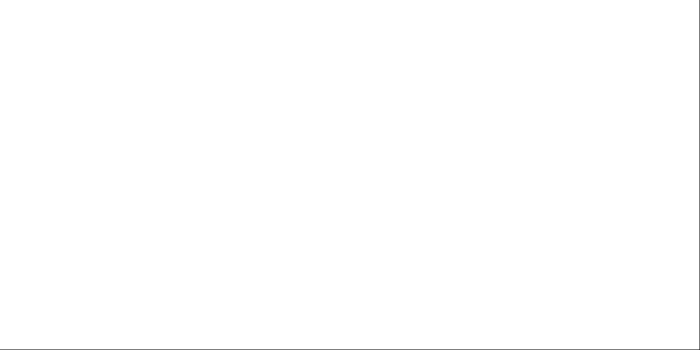
Frame 1 (no input)
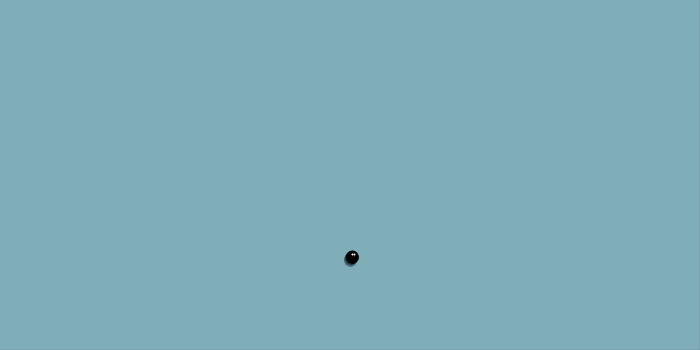
Frame 60 (the mouse pressed at the canvas centre just before this capture)
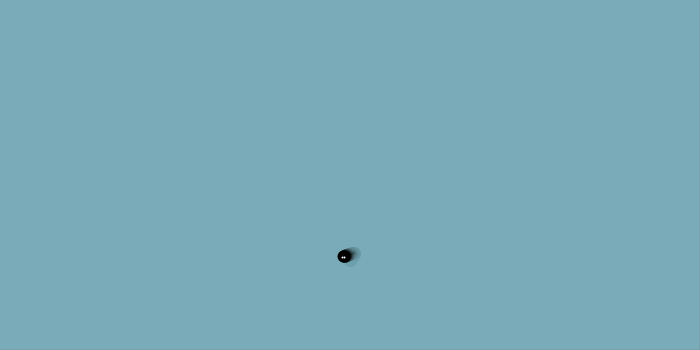
Frame 120 (the mouse held since frame 60 and released just before this capture)

The Processing sketch that drew these frames (run headless with seeded random() and noise(); from frame 60 on, the mouse is pressed at the canvas centre):

// Processing sketch: processing_62416
// ── processing_62416.pde

// ripples - multiples
// hair? antennae?
//work with interaction more
int[] x = {
  19, 1, 3, 5, 7, 9, 11, 13, 15, 17, 3, 12, 8, 7, 6, 9, 11, 13, 16, 15, 17, 19, 16, 14, 18, 20, 2, 8, 5, 10, 14, 10, 4, 6, 12, 4
};
int[] y = {
  0, 0, 0, 0, 0, 0, 0, 0, 0, 0, 2, 3, 3, 2, 1, 2, 2, 2, 1, 2, 2, 2, 3, 3, 1, 1, 1, 1, 2, 1, 1, 3, 1, 3, 1, 3
};

int boxX = 350;
int boxY = 250;

int rippleDelay = 0;

int boxSpacing = 30;
int boxSize = 5;
int lastKey = 48;

float ellipsemodX = 0;
float ellipsemodY = 0;

float sw = 12;

float wanderX = 0;
float wanderY = 0;
int wanderTimer = 0;

int delayTimer = 0;

int explodeCount = 0;
int explodeOccur = 0;
float[] hStack = new float [50];
float[] hStack_ = new float [50];
float t[] = new float [50];
int explodeTimer = 0;
int explodeShake = 0;

float eyesTheta = 0;
float eyesTheta_ = 0;

int[] rippleX_ = new int [100];
int[] rippleY_ = new int [100];
int[] rippleSize = new int [130];
int rippleArrayCount = 0;

float[] ErippleX_ = new float [100];
float[] ErippleY_ = new float [100];
float[] ErippleSize = new float [130];
int ErippleArrayCount = 0;

float ellipseX = 350;
float ellipseY = 250;
float[] ellipseX_ = new float [20];
float[] ellipseY_ = new float [20];
float[] ellipsemodX_ = new float [20];
float[] ellipsemodY_ = new float [20];


int lineStackHL = 0;
int lineStackHR = 0;
int lineStackVU = 0;
int lineStackVD = 0;
int shapeTimer = 0;
boolean shapeTimerOn = false;
float temp = 0;
float[] temp_ = new float[20];

int keyStoreY;
int keyStoreX;
float r = 0;

float esw = 1;
float ellipseH = 10;
float[] ellipseH_ = new float [20];
float ellipseHactual = 10;

float kstroke = 0;

float startup = 1;

int stage = 0;

int emergeAble = 0;

float theta2 = 0;

float[] tailX = new float [360];
float[] tailY = new float [360];

float v = 0;
float[] v_ = new float [20];
float c = 0;
float[] c_ = new float [20];
float i;
float h;
int negCheck = 1;

color g = color(112, 198, 162);
color b = color(112, 146, 198);
float colvar = 0.5;



void setup() {
  size (700, 350);
  background(255);
  smooth();
  int i = 0;
  while (i<36) {
    y[i] = y[i]*2;
    i++;
  }
  thetaGenerate();
  int w = 0;
  while (w<100) {
    rippleX_[w] = -100;
    rippleY_[w] = -100;
    rippleSize[w] = 0;
    ErippleX_[w] = -100;
    ErippleY_[w] = -100;
    ErippleSize[w] = sw;
    w++;
  }
  int l = 0;
  while (l<20) {
    ellipseX_[l] = 350;
    ellipseY_[l] = 250;
    ellipsemodX_[l] = 350;
    ellipsemodY_[l] = 250;
    l++;
  }
  startup = 30;
}

void draw() {
  println(colvar);
  colvar = colvar+lineStackHL/2-lineStackHR/2;
    color water = lerpColor(b, g, colvar);
  if (explodeOccur == 1) {
    explodeOccurs();
    if (explodeTimer>30) {
      fill(water, 100);
      //  fill(255, 255);
    }
    else {
      fill(water, 20);
      //   fill(255, 255);
    }
    rectMode (CENTER);
    rect (width/2, height/2, width+width/2, height+height/2);
  }
  if (stage == 0) {
    fill(water, 20);
    //fill(255, 255);
    rectMode (CENTER);
    rect (width/2, height/2, width+width/2, height+height/2);
    temp_[0] = temp;
    if ((keyPressed)&&((ellipseX>boxX+20)||(ellipseX<boxX-20)||(ellipseY>boxY+20)||(ellipseY<boxY-20))) {
      temp = temp-dist(ellipseX, ellipseY, boxX, boxY)/1200;
    }
    else {
      temp = temp-dist(ellipseX, ellipseY, boxX, boxY)/1200;
    }
    ripple();
    //  /  emerge();
    explodeCount();
    wanderTimer();
    int g = 19;
    while (g>0) {
      ellipseX_[g] = ellipseX_[g-1];
      ellipseY_[g] = ellipseY_[g-1];
      ellipsemodX_[g] = ellipsemodX_[g-1];
      ellipsemodY_[g] = ellipsemodY_[g-1];
      ellipseH_[g] = ellipseH_[g-1];
      temp_[g] = temp_[g-1];
      g = g-1;
    }
    ellipsemodX_[0] = ellipsemodX;
    ellipsemodY_[0] = ellipsemodY;
    strokeWeight(sw);
    if ((keyPressed)&&((ellipseX>boxX+45)||(ellipseX<boxX-45)||(ellipseY>boxY+45)||(ellipseY<boxY-45))) {
      //   /   wake();
      strokeWeight(sw*0.8);
      delayTimer++;
      if (delayTimer > 10) {
        ellipsemodX = (boxX-ellipseX)/45;
        ellipsemodY = (boxY-ellipseY)/45;
        delayTimer = 0;
      }
    }
    else {
      if (((lastKey<=57)&&(lastKey>=48)&&(keyStoreX != x[lastKey-48]))||((lastKey<=90)&&(lastKey>=65)&&(keyStoreX != x[lastKey-55]))) {
      }
      delayTimer++;
      if (delayTimer > 10) {
        ellipsemodX = (boxX-ellipseX+wanderX)/80;
        ellipsemodY = (boxY-ellipseY+wanderY)/80;
        delayTimer = 0;
      }
    }
    ellipseH_[0] = ellipseH;
    ///    ellipseH = (sqrt(sq(boxX-(ellipseX+ellipseH*sin(temp)))+sq(boxY-(ellipseY+ellipseH*cos(temp)))));
    ellipseX_[0] = ellipseX;
    ellipseY_[0] = ellipseY;
    ellipseX = ellipseX+ellipsemodX;
    ellipseY = ellipseY+ellipsemodY;
    stroke(0);
    //   point (ellipseX, ellipseY);
    //   line (ellipseX, ellipseY, ellipseX-ellipsemodX_, ellipseY-ellipsemodY_);
    // point (ellipseX+10*sin(temp), ellipseY+10*cos(temp));
    line(ellipseX+ellipseH*sin(temp), ellipseY+ellipseH*cos(temp), ellipseX_[0]-ellipsemodX_[0]+ellipseH_[0]*sin(temp_[0]), ellipseY_[0]-ellipsemodY_[0]+ellipseH_[0]*cos(temp_[0]));
    eyesTheta_ = eyesTheta_;
    int k = 1;
    while (k<20){
      strokeWeight (10-kstroke/2);
    line(ellipseX_[k]-ellipsemodX_[k]+ellipseH_[k]*sin(temp_[k]), ellipseY_[k]-ellipsemodY_[k]+ellipseH_[k]*cos(temp_[k]), ellipseX_[k-1]-ellipsemodX_[k-1]+ellipseH_[k-1]*sin(temp_[k-1]), ellipseY_[k-1]-ellipsemodY_[k-1]+ellipseH_[k-1]*cos(temp_[k-1]));
    kstroke++;
    k++;
    }
    kstroke = 0;
    if ((ellipseX+ellipseH*cos(temp)-(ellipseX-ellipsemodX_[0]+ellipseH*cos(temp_[0])))<0) {
      eyesTheta = -asin((ellipseY+ellipseH*cos(temp)-(ellipseY-ellipsemodY_[0]+ellipseH*cos(temp_[0])))/(sqrt(sq((ellipseX+ellipseH*sin(temp))-(ellipseX-ellipsemodX_[0]+ellipseH*sin(temp_[0])))+sq((ellipseY+ellipseH*cos(temp))-(ellipseY-ellipsemodY_[0]+ellipseH*cos(temp_[0]))))));
    }
    if ((ellipseY+ellipseH*cos(temp)-(ellipseY-ellipsemodY_[0]+ellipseH*cos(temp_[0])))<0) {
      eyesTheta = -asin((ellipseX+ellipseH*sin(temp)-(ellipseX-ellipsemodX_[0]+ellipseH*sin(temp_[0])))/(sqrt(sq((ellipseX+ellipseH*sin(temp))-(ellipseX-ellipsemodX_[0]+ellipseH*sin(temp_[0])))+sq((ellipseY+ellipseH*cos(temp))-(ellipseY-ellipsemodY_[0]+ellipseH*cos(temp_[0]))))));
    }
    if ((ellipseY+ellipseH*cos(temp)-(ellipseY-ellipsemodY_[0]+ellipseH*cos(temp_[0])))>0) {
      eyesTheta = acos((ellipseY+ellipseH*cos(temp)-(ellipseY-ellipsemodY_[0]+ellipseH*cos(temp_[0])))/(sqrt(sq((ellipseX+ellipseH*sin(temp))-(ellipseX-ellipsemodX_[0]+ellipseH*sin(temp_[0])))+sq((ellipseY+ellipseH*cos(temp))-(ellipseY-ellipsemodY_[0]+ellipseH*cos(temp_[0]))))));
    }
    if ((ellipseY+ellipseH*cos(temp)-(ellipseY-ellipsemodY_[0]+ellipseH*cos(temp_[0])))>0) {
      eyesTheta = PI+asin((ellipseX+ellipseH*sin(temp)-(ellipseX-ellipsemodX_[0]+ellipseH*sin(temp_[0])))/(sqrt(sq((ellipseX+ellipseH*sin(temp))-(ellipseX-ellipsemodX_[0]+ellipseH*sin(temp_[0])))+sq((ellipseY+ellipseH*cos(temp))-(ellipseY-ellipsemodY_[0]+ellipseH*cos(temp_[0]))))));
    }
    /////////////////////////////////// y is o
    //SWIRLTAIL FAIL
//    int b = 0;
//    while (b<20) {
//      strokeWeight(8-(b/3));
//      v_[b] = v;
//      c_[b] = c;
  //    v = ellipseX_[b]+ellipseH_[b]*sin(temp_[b]);
//      c = ellipseY_[b]+ellipseH_[b]*cos(temp_[b]);
//      point (v_[b]+2*cos(radians(i)*5), c_[b]+2*cos(radians(i)*5)+h);
//      h = h+0.5;
//      i = i+radians(2);
//      b++;
//    }
//    i = i+radians(2);
//    h = 0;

    strokeWeight(2);
    stroke(255);
    point (ellipseX+ellipseH*sin(temp)-1*sin(eyesTheta)-1, ellipseY+ellipseH*cos(temp)-3*cos(eyesTheta));
    point (ellipseX+ellipseH*sin(temp)-1*sin(eyesTheta)+1, ellipseY+ellipseH*cos(temp)-3*cos(eyesTheta));
    stroke(0);
    keyCheck();
    //   rect (width+10, 0, -lineStackHL*40, 10);
    //  rect (-10, 0, lineStackHR*40, 10);
    //  rect (0, height+10, 10, -lineStackVU*40);
    //  rect (width-10, -10, 10, lineStackVD*40);
    shapeTimer++;
    if ((shapeTimer>30)&&(shapeTimerOn = true)) {
      shapeTimer =  0;
      lineStackHL = 0;
      lineStackHR = 0;
      lineStackVU = 0;
      lineStackVD = 0;
      shapeTimerOn = false;
    }
  }
  
  if (startup>0){
    fill(255);
    rectMode(CENTER);
    rect(width/2-20, height/2-20, width+40, height+40);
    startup = startup-1;
  }
}

void keyPressed() {
  lastKey = keyCode;
}


void keyCheck() {
  if (keyPressed) {
    shapeTimerOn = true;
    if ((lastKey<=57)&&(lastKey>=48)) {
      fill(0, 255);
      boxX = x[lastKey-48]*boxSpacing;
      boxY = y[lastKey-48]*boxSpacing+100;
      if ((keyStoreX == x[lastKey-48]+2)&&(keyStoreY == y[lastKey-48])) {
        lineStackHL = lineStackHL+1;
      }
      else {
        if (keyStoreX != x[lastKey-48])
          lineStackHL = 0;
      }
      if ((keyStoreX == x[lastKey-48]-2)&&(keyStoreY == y[lastKey-48])) {
        lineStackHR = lineStackHR+1;
      }
      else {
        if (keyStoreX != x[lastKey-48])
          lineStackHR = 0;
      }
      if (((keyStoreX == x[lastKey-48]-1)||(keyStoreX == x[lastKey-48]+1))&&(keyStoreY == y[lastKey-48]+2)) {
        lineStackVU = lineStackVU+1;
      }
      else {
        if (keyStoreX != x[lastKey-48])
          lineStackVU = 0;
      }
      if (((keyStoreX == x[lastKey-48]-1)||(keyStoreX == x[lastKey-48]+1))&&(keyStoreY == y[lastKey-48]-2)) {
        lineStackVD = lineStackVD+1;
      }
      else {
        if (keyStoreX != x[lastKey-48])
          lineStackVD = 0;
      }
      if (keyStoreX != lastKey) {
        keyStoreX = x[lastKey-48];
        keyStoreY = y[lastKey-48];
      }
    }
  }

  if (keyPressed) {
    if ((lastKey<=90)&&(lastKey>=65)) { 
      fill(0, 255);
      boxX = x[lastKey-55]*boxSpacing;
      boxY = y[lastKey-55]*boxSpacing+100;
      // ellipse (boxX, boxY, boxSize, boxSize);
      if ((keyStoreX == x[lastKey-55]+2)&&(keyStoreY == y[lastKey-55])) {
        lineStackHL = lineStackHL+1;
      }
      else {
        if (keyStoreX != x[lastKey-55])
          lineStackHL = 0;
      }
      if ((keyStoreX == x[lastKey-55]-2)&&(keyStoreY == y[lastKey-55])) {
        lineStackHR = lineStackHR+1;
      }
      else {
        if (keyStoreX != x[lastKey-55])
          lineStackHR = 0;
      }
      if (((keyStoreX == x[lastKey-55]-1)||(keyStoreX == x[lastKey-55]+1))&&(keyStoreY == y[lastKey-55]+2)) {
        lineStackVU = lineStackVU+1;
      }
      else {
        if (keyStoreX != x[lastKey-55])
          lineStackVU = 0;
      }
      if (((keyStoreX == x[lastKey-55]-1)||(keyStoreX == x[lastKey-55]+1))&&(keyStoreY == y[lastKey-55]-2)) {
        lineStackVD = lineStackVD+1;
      }
      else {
        if (keyStoreX != x[lastKey-55])
          lineStackVD = 0;
      }
      keyStoreX = x[lastKey-55];
      keyStoreY = y[lastKey-55];
    }
  }
}


void wanderTimer() {
  wanderTimer++;
  if (wanderTimer>((int)random(30, 50))) {
    wanderX = (int)random(-20, 20);
    wanderY = (int)random(-20, 20);
    wanderTimer = 0;
  }
}

void explodeCount() {
  if ((explodeCount>0)) {
    explodeCount = explodeCount-1;
  }
  if ((keyPressed)&&((lastKey<=57)&&(lastKey>=48)&&(keyStoreX != x[lastKey-48]))||((lastKey<=90)&&(lastKey>=65)&&(keyStoreX != x[lastKey-55]))) {
    explodeCount = explodeCount+5;
  }
  if (explodeCount>100) {
    explodeOccur = 1;
    explodeCount = 0;
    explodeTimer = 0;
    stage = 1;
  }
}

void explodeOccurs() {
  if (explodeOccur == 1) {
    stage = 1;
    if (explodeTimer<150) {
      if (explodeTimer<=30) {
        strokeWeight(sw*random(0.9, 1.1));
        stroke(0);
        point (ellipseX+10*sin(temp)+(int)random(10), ellipseY+10*cos(temp)+(int)random(10));
        stroke(255);
        strokeWeight(esw);
        point (ellipseX+10*sin(temp), ellipseY+10*cos(temp));
        point (ellipseX+10*sin(temp)+4, ellipseY+10*cos(temp));

        esw = esw*1.1;
      }
      if (explodeTimer>30) {
        fill(255, 30);
        stroke(0);
        int k = 0;
        while (k<50) {
          strokeWeight(sw*random(0.1, 0.5));
          stroke(115, 17, 17);
          //   point (ellipseX+hStack*cos(t[k]), ellipseY+hStack*sin(t[k]));
          line (ellipseX+hStack[k]*cos(t[k]), ellipseY+hStack[k]*sin(t[k]), ellipseX+hStack_[k]*cos(t[k]), ellipseY+hStack_[k]*sin(t[k]));
          k++;
        }
      }
      stroke(0);
      explodeTimer++;
      if (explodeTimer>30) {
        int m = 0;
        while (m<50) {
          hStack_[m] = hStack[m];
          hStack[m] = hStack[m]+random(7)*4;
          m++;
        }
      }
    }
    else {
      if (keyPressed) {
        stage = 0;
        explodeCount = 0;
        explodeOccur = 0;
        explodeTimer = 0;
        esw = 1;
        int n = 0;
        while (n<50) {
          hStack[n] = 0;
          hStack_[n] = 0;
          n++;
        }
        thetaGenerate();
      }
    }
  }
}



void thetaGenerate() {
  int i = 0;
  while (i<50) {
    t[i] = random(radians(360));
    i++;
  }
}

void ripple() {
  fill(255, 0);
  if ((keyPressed)&&((lastKey<=57)&&(lastKey>=48)&&(keyStoreX != x[lastKey-48]))||((lastKey<=90)&&(lastKey>=65)&&(keyStoreX != x[lastKey-55]))) {
    if ((lastKey<=90)&&(lastKey>=65)) {
      rippleX_[rippleArrayCount] = x[lastKey-55]*boxSpacing;
      rippleY_[rippleArrayCount] = y[lastKey-55]*boxSpacing+100;
    }
    if ((lastKey<=57)&&(lastKey>=48)) {
      rippleX_[rippleArrayCount] = x[lastKey-48]*boxSpacing;
      rippleY_[rippleArrayCount] = y[lastKey-48]*boxSpacing+100;
    }
    rippleArrayCount++;
    if (rippleArrayCount>=100) {
      rippleArrayCount = 0;
    }
  }
  int u = 0;
  while (u<100) {
    strokeWeight(4/(rippleSize[u]+0.1));
    stroke(50+rippleSize[u]*2);
    ellipse(rippleX_[u], rippleY_[u], rippleSize[u], rippleSize[u]);
    if (rippleX_[u]>0) {
      rippleSize[u]++;
    }
    if (rippleSize[u]>100) {
      rippleSize[u] = 0;
      rippleX_[u] = -100;
      rippleY_[u] = -100;
    }
    u++;
  }
}

void emerge() {
  fill(255, 0);
  if (keyPressed) {
    emergeAble = 1;
  }
  if ((!keyPressed)) {
    ErippleArrayCount++;
    if (ErippleArrayCount>=100) {
      ErippleArrayCount = 0;
      ErippleX_[ErippleArrayCount] =  ellipseX-ellipsemodX+ellipseH*sin(temp);
      ErippleY_[ErippleArrayCount] =  ellipseY-ellipsemodY+ellipseH*sin(temp);
      ErippleSize[ErippleArrayCount] = sw;
    }
  }
  int q = 0;
  while (q<100) {
    strokeWeight(4/(ErippleSize[q]+0.1));
    stroke(50+ErippleSize[q]*2);
    if (emergeAble == 1) {
      ellipse(ErippleX_[q], ErippleY_[q], ErippleSize[q], ErippleSize[q]);
    }
    if (ErippleX_[q]>0) {
      ErippleSize[q]++;
    }
    if (ErippleSize[q]>100) {
      ErippleSize[q] = 0;
      ErippleX_[q] = -100;
      ErippleY_[q] = -100;
      emergeAble = 0;
    }
    q++;
  }
}

void wake() {
  strokeWeight(sw*0.2);
  line(ellipseX_[0]-ellipsemodX_[0]+ellipseH_[0]*sin(temp_[0]), ellipseY_[0]-ellipsemodY_[0]+ellipseH_[0]*cos(temp_[0]), ellipseX_[0]-ellipsemodX_[0]+ellipseH_[0]*sin(temp_[0])+50*cos(eyesTheta+radians(270)), ellipseY_[0]-ellipsemodY_[0]+ellipseH_[0]*cos(temp_[0])+50*sin(eyesTheta+radians(270)));
  line(ellipseX_[0]-ellipsemodX_[0]+ellipseH_[0]*sin(temp_[0]), ellipseY_[0]-ellipsemodY_[0]+ellipseH_[0]*cos(temp_[0]), ellipseX_[0]-ellipsemodX_[0]+ellipseH_[0]*sin(temp_[0])-50*cos(eyesTheta+radians(270)), ellipseY_[0]-ellipsemodY_[0]+ellipseH_[0]*cos(temp_[0])-50*sin(eyesTheta+radians(270)));
}
